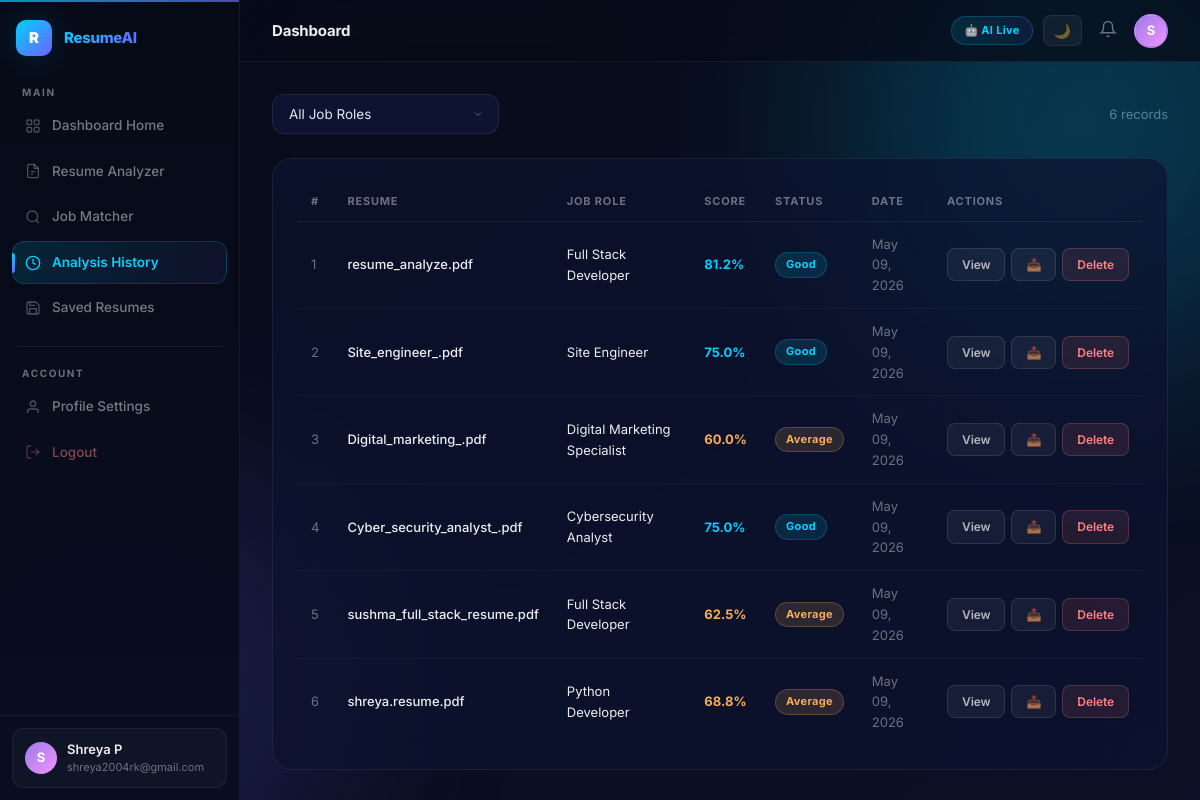
The app's page /history/ (signed in) with its own data.
### models/user_model.py (models this page shows, shortened)
class User(UserMixin, db.Model):
    __tablename__ = "users"
    id         = db.Column(db.Integer, primary_key=True)
    name       = db.Column(db.String(120), nullable=False)
    email      = db.Column(db.String(200), unique=True, nullable=False, index=True)
    password_hash = db.Column(db.String(256), nullable=False)
    is_admin   = db.Column(db.Boolean, default=False, nullable=False)
    created_at = db.Column(db.DateTime, default=datetime.utcnow)
    updated_at = db.Column(db.DateTime, default=datetime.utcnow, onupdate=datetime.utcnow)
    resumes  = db.relationship("Resume",         backref="owner",  lazy="dynamic", cascade="all, delete-orphan")
    analyses = db.relationship("AnalysisResult", backref="author", lazy="dynamic", cascade="all, delete-orphan")

### models/analysis_model.py (models this page shows, shortened)
class AnalysisResult(db.Model):
    __tablename__ = "analysis_results"
    id           = db.Column(db.Integer, primary_key=True)
    user_id      = db.Column(db.Integer, db.ForeignKey("users.id"),    nullable=False, index=True)
    resume_id    = db.Column(db.Integer, db.ForeignKey("resumes.id"),  nullable=False, index=True)
    job_role_id  = db.Column(db.Integer, db.ForeignKey("job_roles.id"), nullable=True)
    job_role_title = db.Column(db.String(150), nullable=False)          # Cached title for quick display
    ats_score       = db.Column(db.Float, default=0.0)   # 0–100 match percentage
    similarity_score = db.Column(db.Float, default=0.0)  # raw cosine similarity
    _matched_skills  = db.Column("matched_skills",  db.Text, default="[]")
    _missing_skills  = db.Column("missing_skills",  db.Text, default="[]")
    _extracted_skills = db.Column("extracted_skills", db.Text, default="[]")
    _suggestions     = db.Column("suggestions",     db.Text, default="[]")
    created_at = db.Column(db.DateTime, default=datetime.utcnow)
    @property
    def matched_skills(self) -> list:
        return json.loads(self._matched_skills or "[]")
    @matched_skills.setter
    def matched_skills(self, value: list):
        self._matched_skills = json.dumps(value)
    @property
    def missing_skills(self) -> list:
        return json.loads(self._missing_skills or "[]")
    @missing_skills.setter
    def missing_skills(self, value: list):
        self._missing_skills = json.dumps(value)
    @property
    def extracted_skills(self) -> list:
        return json.loads(self._extracted_skills or "[]")
    @extracted_skills.setter
    def extracted_skills(self, value: list):
        self._extracted_skills = json.dumps(value)
    @property
    def suggestions(self) -> list:
        return json.loads(self._suggestions or "[]")
    @suggestions.setter
    def suggestions(self, value: list):
        self._suggestions = json.dumps(value)

### models/resume_model.py (models this page shows, shortened)
class Resume(db.Model):
    __tablename__ = "resumes"
    id            = db.Column(db.Integer, primary_key=True)
    user_id       = db.Column(db.Integer, db.ForeignKey("users.id"), nullable=False, index=True)
    filename      = db.Column(db.String(255), nullable=False)
    original_name = db.Column(db.String(255), nullable=False)
    file_size     = db.Column(db.Integer, default=0)
    extracted_text = db.Column(db.Text, nullable=True)
    is_saved      = db.Column(db.Boolean, default=False)
    created_at    = db.Column(db.DateTime, default=datetime.utcnow)
    analyses = db.relationship(
        "AnalysisResult",
        backref="resume",
        lazy="dynamic",
        order_by="AnalysisResult.created_at.desc()",
        cascade="all, delete-orphan",
    )

### routes/history_routes.py (the view)
@history_bp.route("/")
@login_required
def index():
    page     = request.args.get("page", 1, type=int)
    per_page = 10
    role_filter = request.args.get("role", "").strip()
    query = (
        AnalysisResult.query
        .filter_by(user_id=current_user.id)
        .order_by(AnalysisResult.created_at.desc())
    )
    if role_filter:
        query = query.filter(
            AnalysisResult.job_role_title.ilike(f"%{role_filter}%")
        )
    pagination = query.paginate(page=page, per_page=per_page, error_out=False)
    analyses   = pagination.items
    all_roles = (
        db.session.query(AnalysisResult.job_role_title)
        .filter_by(user_id=current_user.id)
        .distinct()
        .all()
    )
    role_options = [r[0] for r in all_roles]
    return render_template(
        "dashboard/history.html",
        analyses=analyses,
        pagination=pagination,
        role_filter=role_filter,
        role_options=role_options,
    )

### app.py (called while the page is built)
def _init_extensions(app: Flask) -> None:
    db.init_app(app)
    login_manager = LoginManager()
    login_manager.init_app(app)
    login_manager.login_view             = "auth.login"
    login_manager.login_message          = "Please log in to access this page."
    login_manager.login_message_category = "info"
    @login_manager.user_loader
    def load_user(user_id: str):
        try:
            return User.query.get(int(user_id))
        except Exception:
            return None
    @login_manager.unauthorized_handler
    def unauthorized():
        """
        Fires when @login_required blocks an unauthenticated request.
        Saves the original destination in `next` so the user is redirected
        there after successful login.
        """
        flash("Please log in to access that page.", "info")
        return redirect(url_for("auth.login", next=request.path))

### templates/dashboard/history.html (shortened to what this page needs)
{% extends "layout/base.html" %}
{% block content %}
<div class="filter-bar mb-4">
  <form method="GET" action="{{ url_for('history.index') }}" class="filter-form">
    <select class="form-select" name="role" onchange="this.form.submit()"
            style="width:auto;min-width:200px">
      <option value="">All Job Roles</option>
    </select>
  </form>
  <div class="filter-right">
    <span class="text-muted" style="font-size:13px">
      {{ pagination.total }} record{% if pagination.total != 1 %}s{% endif %}
    </span>
  </div>
</div>
<div class="card">
  {% if analyses %}
  <div class="table-wrap">
    <table class="data-table" id="historyTable">
      <thead>
        <tr>
          <th>#</th>
          <th>Resume</th>
          <th>Job Role</th>
          <th>Score</th>
          <th>Status</th>
          <th>Date</th>
          <th>Actions</th>
        </tr>
      </thead>
      <tbody>
        {% for analysis in analyses %}
        <tr id="row-{{ analysis.id }}">
          <td class="text-muted">{{ loop.index + (pagination.page - 1) * 10 }}</td>
          <td class="fw-500">
            {% if analysis.resume %}{{ analysis.resume.original_name }}{% else %}Deleted{% endif %}
          </td>
          <td>{{ analysis.job_role_title }}</td>
          <td>
            <span class="score-text score-{{ analysis.ats_score | score_color }}">
              {{ analysis.ats_score | round(1) }}%
            </span>
          </td>
          <td>
            <span class="badge badge-{{ analysis.ats_score | score_color }}">
              {{ analysis.ats_score | score_label }}
            </span>
          </td>
          <td class="text-muted">{{ analysis.created_at | datefmt }}</td>
          <td>
            <div style="display:flex;gap:6px">
              <a href="{{ url_for('analysis.result', result_id=analysis.id) }}"
                 class="btn btn-sm btn-ghost">View</a>
              <a href="{{ url_for('analysis.download_report', result_id=analysis.id) }}"
                 class="btn btn-sm btn-ghost" title="Download PDF">📥</a>
              <button class="btn btn-sm btn-danger"
                      onclick="deleteRow({{ analysis.id }}, '{{ url_for('history.delete', result_id=analysis.id) }}')">
                Delete
              </button>
            </div>
          </td>
        </tr>
        {% endfor %}
      </tbody>
    </table>
  </div>
  {% endif %}
</div>
{% endblock %}

### templates/layout/sidebar.html (shortened to what this page needs)
<aside class="sidebar" id="sidebar">
  <div class="sidebar-logo">
    <div class="logo-icon">R</div>
    <span class="logo-text">ResumeAI</span>
  </div>
  <nav class="sidebar-nav">
    <div class="nav-group">
      <div class="nav-group-label">Main</div>
      <a href="{{ url_for('dashboard.home') }}"
         class="nav-item {% if request.endpoint == 'dashboard.home' %}active{% endif %}">
        <svg class="nav-icon" viewBox="0 0 24 24" fill="none" stroke="currentColor" stroke-width="2">
          <rect x="3" y="3" width="7" height="7" rx="1.5"/><rect x="14" y="3" width="7" height="7" rx="1.5"/>
          <rect x="3" y="14" width="7" height="7" rx="1.5"/><rect x="14" y="14" width="7" height="7" rx="1.5"/>
        </svg>
        Dashboard Home
      </a>
      <a href="{{ url_for('analysis.analyzer_page') }}"
         class="nav-item {% if request.endpoint in ['analysis.analyzer_page','analysis.result'] %}active{% endif %}">
        <svg class="nav-icon" viewBox="0 0 24 24" fill="none" stroke="currentColor" stroke-width="2">
          <path d="M14 2H6a2 2 0 00-2 2v16a2 2 0 002 2h12a2 2 0 002-2V8z"/>
          <polyline points="14 2 14 8 20 8"/><line x1="9" y1="13" x2="15" y2="13"/><line x1="9" y1="17" x2="12" y2="17"/>
        </svg>
        Resume Analyzer
      </a>
      <a href="{{ url_for('analysis.job_matcher') }}"
         class="nav-item {% if request.endpoint == 'analysis.job_matcher' %}active{% endif %}">
        <svg class="nav-icon" viewBox="0 0 24 24" fill="none" stroke="currentColor" stroke-width="2">
          <circle cx="11" cy="11" r="8"/><line x1="21" y1="21" x2="16.65" y2="16.65"/>
        </svg>
        Job Matcher
      </a>
      <a href="{{ url_for('history.index') }}"
         class="nav-item {% if request.endpoint == 'history.index' %}active{% endif %}">
        <svg class="nav-icon" viewBox="0 0 24 24" fill="none" stroke="currentColor" stroke-width="2">
          <circle cx="12" cy="12" r="10"/><polyline points="12 6 12 12 16 14"/>
        </svg>
        Analysis History
      </a>
      <a href="{{ url_for('resume.saved') }}"
         class="nav-item {% if request.endpoint == 'resume.saved' %}active{% endif %}">
        <svg class="nav-icon" viewBox="0 0 24 24" fill="none" stroke="currentColor" stroke-width="2">
          <path d="M19 21H5a2 2 0 01-2-2V5a2 2 0 012-2h11l5 5v11a2 2 0 01-2 2z"/>
          <polyline points="17 21 17 13 7 13 7 21"/><polyline points="7 3 7 8 15 8"/>
        </svg>
        Saved Resumes
      </a>
    </div>
    <div class="nav-divider"></div>
    <div class="nav-group">
      <div class="nav-group-label">Account</div>
      <a href="{{ url_for('dashboard.profile') }}"
         class="nav-item {% if request.endpoint == 'dashboard.profile' %}active{% endif %}">
        <svg class="nav-icon" viewBox="0 0 24 24" fill="none" stroke="currentColor" stroke-width="2">
          <path d="M20 21v-2a4 4 0 00-4-4H8a4 4 0 00-4 4v2"/><circle cx="12" cy="7" r="4"/>
        </svg>
        Profile Settings
      </a>
      <a href="#" class="nav-item nav-item-danger" id="logoutBtn">
        <svg class="nav-icon" viewBox="0 0 24 24" fill="none" stroke="currentColor" stroke-width="2">
          <path d="M9 21H5a2 2 0 01-2-2V5a2 2 0 012-2h4"/>
          <polyline points="16 17 21 12 16 7"/><line x1="21" y1="12" x2="9" y2="12"/>
        </svg>
        Logout
      </a>
    </div>
  </nav>
  <div class="sidebar-footer">
    <div class="sidebar-user">
      <div class="user-avatar">{{ current_user.name[0].upper() }}</div>
      <div class="user-info">
        <div class="user-name">{{ current_user.name }}</div>
        <div class="user-email">{{ current_user.email }}</div>
      </div>
    </div>
  </div>
</aside>

### templates/layout/navbar.html (shortened to what this page needs)
<header class="topbar">
  <div class="topbar-title">{% block page_title %}Dashboard{% endblock %}</div>
  <div class="topbar-right">
    <span class="ai-badge pulse">🤖 AI Live</span>
    <button class="theme-toggle" id="themeToggle" aria-label="Toggle theme" title="Toggle theme">
      <span id="themeIcon">🌙</span>
    </button>
    <button class="icon-btn" aria-label="Notifications">
      <svg width="18" height="18" viewBox="0 0 24 24" fill="none" stroke="currentColor" stroke-width="2">
        <path d="M18 8A6 6 0 006 8c0 7-3 9-3 9h18s-3-2-3-9"/><path d="M13.73 21a2 2 0 01-3.46 0"/>
      </svg>
    </button>
    <div class="avatar-wrap">
      <div class="topbar-avatar" id="avatarBtn">
        {{ current_user.name[0].upper() }}
      </div>
    </div>
  </div>
</header>

### records on screen
User: name "S", name "Shreya P", email "shreya2004rk@gmail.com"
AnalysisResult: resume.original_name "resume_analyze.pdf", job_role_title "Full Stack Developer", ats_score "81.2", ats_score|score_label "Good", created_at "May 09, 2026"
AnalysisResult: resume.original_name "Site_engineer_.pdf", job_role_title "Site Engineer", ats_score "75.0", ats_score|score_label "Good", created_at "May 09, 2026"
AnalysisResult: resume.original_name "Digital_marketing_.pdf", job_role_title "Digital Marketing Specialist", ats_score "60.0", ats_score|score_label "Average", created_at "May 09, 2026"
AnalysisResult: resume.original_name "Cyber_security_analyst_.pdf", job_role_title "Cybersecurity Analyst", ats_score "75.0", ats_score|score_label "Good", created_at "May 09, 2026"
AnalysisResult: resume.original_name "sushma_full_stack_resume.pdf", job_role_title "Full Stack Developer", ats_score "62.5", ats_score|score_label "Average", created_at "May 09, 2026"
AnalysisResult: resume.original_name "shreya.resume.pdf", job_role_title "Python Developer", ats_score "68.8", ats_score|score_label "Average", created_at "May 09, 2026"

### other values on screen
{{ pagination.total }} "6"
